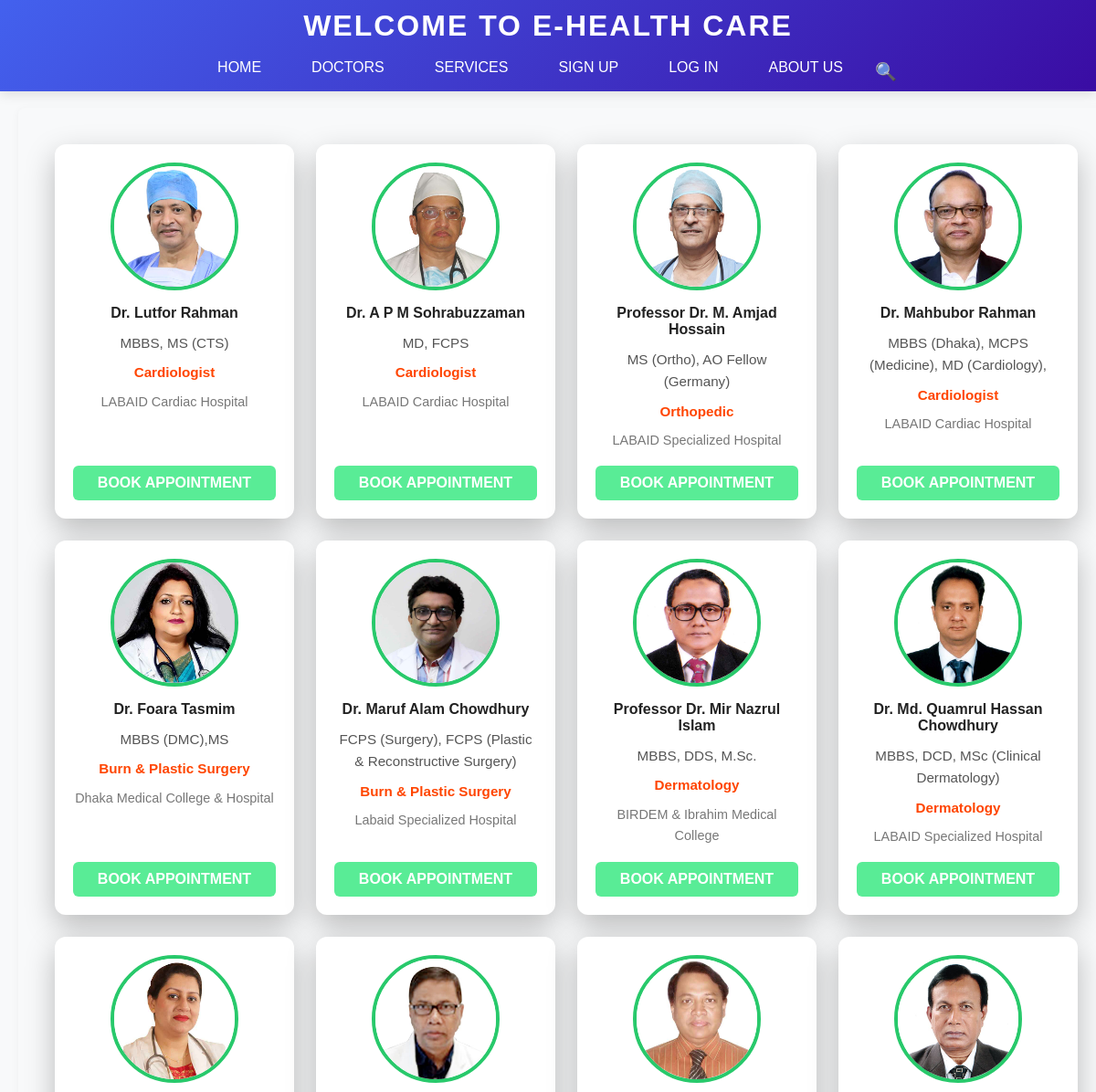
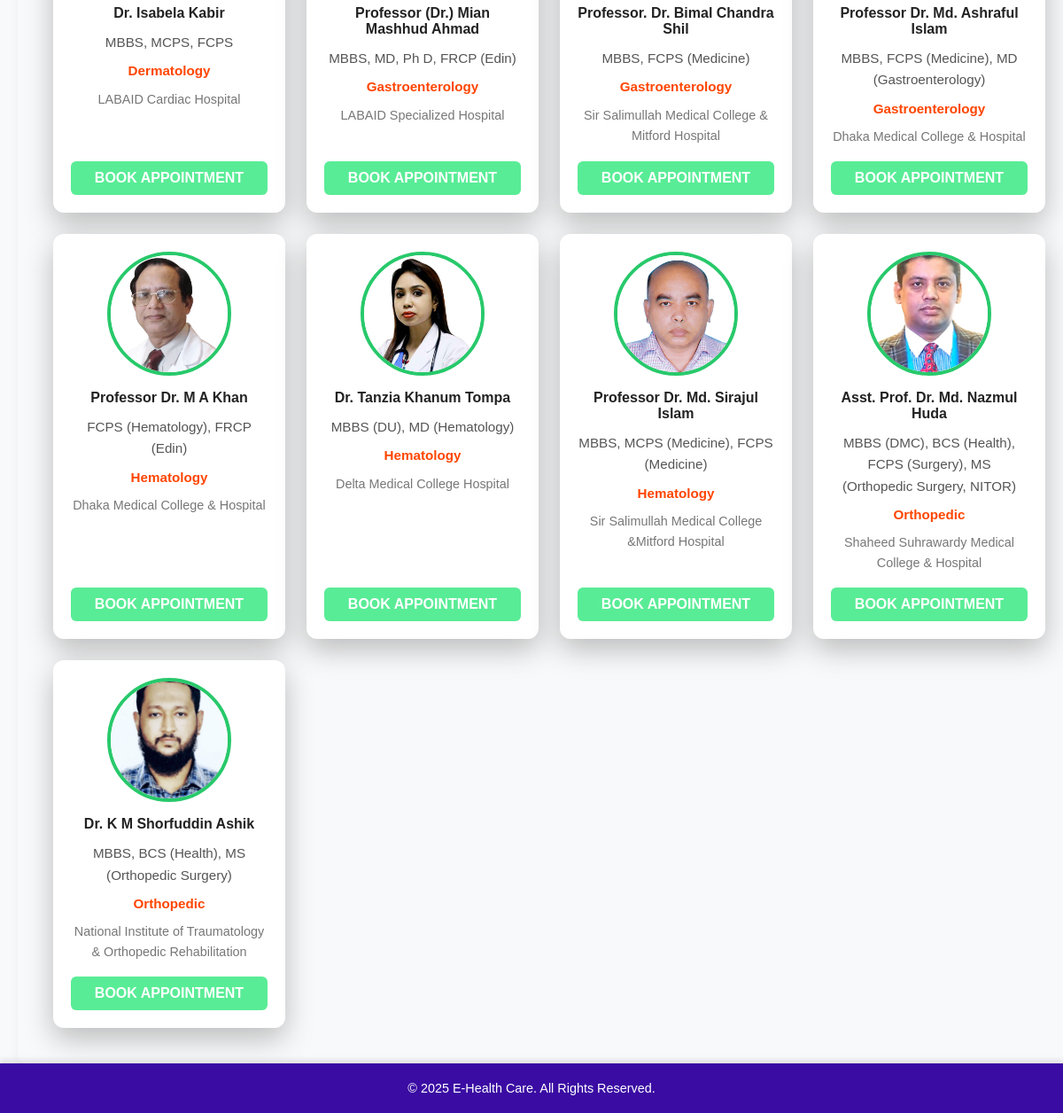
Screenshot of /E-healthcare/doctors.php with the database file from the repository (2 pictures, top to bottom).
### tables this page shows
CREATE TABLE `doctors` (
  `dID` int(11) NOT NULL,
  `dName` varchar(100) NOT NULL,
  `dEmail` varchar(100) NOT NULL,
  `dPassword` varchar(255) NOT NULL,
  `degree` varchar(255) DEFAULT NULL,
  `specialization` varchar(255) DEFAULT NULL,
  `designation` varchar(100) DEFAULT NULL,
  `hospital` varchar(255) DEFAULT NULL,
  `dImage` varchar(255) DEFAULT NULL
);

### E-healthcare/doctors.php (the view, shortened to what this page needs)
<?php
include 'connect.php';
$sql = "SELECT dID, dName, dImage, degree, specialization, hospital FROM doctors";
$result = $connection->query($sql);
?>
<!DOCTYPE html>
<html lang="en">
<head>
  <link rel="stylesheet" href="doctors.css">
  <link rel="stylesheet" href="index.css">
  <link rel="stylesheet" href="home.css">
</head>
<body>
<div class="container">
        <div class="header">
            <h2>Welcome To E-Health Care</h2>
            <div class="nav-links">
                <a href="home.php">Home</a>
                <a href="doctors.php">Doctors</a>
                <a href="services.php">Services</a>
                <a href="signup.php">Sign Up</a>
                <a href="signin.php">Log In</a>
                <a href="about.php">About Us</a>
                <div class="search-section">
                    <button id="search-toggle">🔍</button>
                </div>
            </div>
        </div>
    <div class="content">
      <div class="doctors-wrapper">
        <div class="doctors-container">
          <?php while ($doc = $result->fetch_assoc()): ?>
            <div class="doctor-card">
              <img
                src="<?php echo htmlspecialchars($doc['dImage']); ?>"
                alt="<?php echo htmlspecialchars($doc['dName']); ?>"
              >
              <h4><?php echo htmlspecialchars($doc['dName']); ?></h4>
              <p class="degree"><?php echo htmlspecialchars($doc['degree']); ?></p>
              <p class="specialization"><?php echo htmlspecialchars($doc['specialization']); ?></p>
              <p class="hospital"><?php echo htmlspecialchars($doc['hospital']); ?></p>
              <button
                class="appt-btn"
                type="button"
                onclick="location.href='appointment.php?dID=<?php echo $doc['dID']; ?>'"
              >
                Book Appointment
              </button>
            </div>
          <?php endwhile; ?>
        </div>
      </div>
    </div>
    <div class="footer">
      &copy; 2025 E-Health Care. All Rights Reserved.
    </div>
  </div>
</body>
</html>

### E-healthcare/doctors.css (style rules this page uses)
.doctors-wrapper { width: 100%; max-width: 1200px; margin: 0 auto; padding: 20px; }
.doctors-container { display: grid; grid-template-columns: repeat(4, 1fr); gap: 24px; }
.doctor-card { background: #fff; border-radius: 12px; box-shadow: 0 6px 20px rgba(0, 0, 0, 0.06); padding: 20px; display: flex; flex-direction: column; align-items: center; transition: transform 0.3s, box-shadow 0.3s; }
.doctor-card img { width: 140px; height: 140px; border-radius: 50%; object-fit: cover; margin-bottom: 16px; border: 4px solid #28c96b; }
.doctor-card h4 { font-size: 1rem; margin-bottom: 8px; font-weight: 600; color: #222; }
.doctor-card .degree, .doctor-card .specialization, .doctor-card .hospital { margin: 4px 0; font-size: 0.95rem; color: #555; }
.doctor-card .hospital { color: #777; font-size: 0.9rem; margin-bottom: 16px; }
.doctor-card .appt-btn { margin-top: auto; width: 100%; padding: 10px 0; border: none; border-radius: 6px; background-color: rgb(152, 231, 152) !important; color: #fff !important; font-size: 1rem; font-weight: 600; text-transform: uppercase; cursor: pointer; transition: background-color 0.2s, transform 0.2s; }

### E-healthcare/index.css (style rules this page uses)
* { margin: 0; padding: 0; box-sizing: border-box; font-family: 'Poppins', sans-serif; }
:root { --primary-color: #4361ee; --secondary-color: #3a0ca3; --accent-color: #f72585; --background-color: #f8f9fa; --text-color: #2b2d42; --light-text: #8d99ae; --white: #ffffff; --error-color: #ef233c; --success-color: #4cc9f0; }
.container { display: flex; flex-direction: column; min-height: 100vh; background-color: var(--background-color); overflow-x: hidden; font-size: 1rem; color: var(--text-color); }
.header { position: fixed; top: 0; left: 0; width: 100%; height: 100px; background: linear-gradient(135deg, var(--primary-color), var(--secondary-color)); color: var(--white); padding: 10px; text-align: center; z-index: 100; box-shadow: 0 4px 12px rgba(0, 0, 0, 0.1); transition: all 0.3s ease; }
.header h2 { font-size: 2rem; text-transform: uppercase; letter-spacing: 2px; font-weight: 600; }
.nav-links { display: flex; justify-content: center; margin-top: 15px; }
.nav-links a { text-decoration: none; color: var(--white); margin: 0 20px; font-size: 1rem; text-transform: uppercase; font-weight: 500; position: relative; padding-bottom: 5px; transition: all 0.3s ease; }
.nav-links a::after { content: ""; display: block; width: 0; height: 2px; background: var(--accent-color); transition: width 0.3s ease; position: absolute; bottom: -2px; left: 50%; transform: translateX(-50%); }
.content { flex-grow: 1; padding: 30px; margin-top: 120px; background-color: var(--white); overflow-y: auto; text-align: center; transition: all 0.3s ease; border-radius: 8px; margin-left: 20px; margin-right: 20px; box-shadow: 0 2px 10px rgba(0, 0, 0, 0.05); }
.content p { font-size: 1.1rem; color: var(--text-color); line-height: 1.6; max-width: 800px; margin: 0 auto; }
.footer { text-align: center; background: var(--secondary-color); color: var(--white); padding: 20px 0; font-size: 0.9rem; margin-top: auto; box-shadow: 0 -4px 6px rgba(0, 0, 0, 0.1); }
.search-section { display: flex; align-items: center; gap: 10px; justify-content: center; margin-top: 5px; }
#search-toggle { font-size: 1.5rem; background: none; border: none; cursor: pointer; color: var(--white); transition: transform 0.3s ease; }

### E-healthcare/home.css (style rules this page uses)
.content { display: flex; justify-content: center; align-items: center; min-height: calc(100vh - 100px); width: 100%; max-width: 100%; padding: 20px; margin-top: 100px; background-color: var(--background-color); box-sizing: border-box; }
.nav-links { display: flex; align-items: center; gap: 15px; flex-wrap: nowrap; }
.search-section { display: flex; align-items: center; gap: 10px; }
#search-toggle { font-size: 1.2rem; background: none; border: none; cursor: pointer; }

### E-healthcare/doctors.php (style rules this page uses)
.doctor-card { background: #fff !important; box-shadow: 0 12px 32px rgba(0, 0, 0, 0.25) !important; border-radius: 12px !important; }
.doctor-card .appt-btn { background-color:rgb(89, 236, 150) !important; color: #fff !important; }
.doctor-card .specialization { color: orangered !important; font-weight: 700; }

### rows the page displays
doctors: dImage (picture), dName "Dr. Lutfor Rahman", degree "MBBS, MS (CTS)", specialization "Cardiologist", hospital "LABAID Cardiac Hospital"
doctors: dImage (picture), dName "Dr. A P M Sohrabuzzaman", degree "MD, FCPS", specialization "Cardiologist", hospital "LABAID Cardiac Hospital"
doctors: dImage (picture), dName "Professor Dr. M. Amjad Hossain", degree "MS (Ortho), AO Fellow (Germany)", specialization "Orthopedic", hospital "LABAID Specialized Hospital"
doctors: dImage (picture), dName "Dr. Mahbubor Rahman", degree "MBBS (Dhaka), MCPS (Medicine), MD (Cardiology),", specialization "Cardiologist", hospital "LABAID Cardiac Hospital"
doctors: dImage (picture), dName "Dr. Foara Tasmim", degree "MBBS (DMC),MS", specialization "Burn & Plastic Surgery", hospital "Dhaka Medical College & Hospital"
doctors: dImage (picture), dName "Dr. Maruf Alam Chowdhury", degree "FCPS (Surgery), FCPS (Plastic & Reconstructive Surgery)", specialization "Burn & Plastic Surgery", hospital "Labaid Specialized Hospital"
doctors: dImage (picture), dName "Professor Dr. Mir Nazrul Islam", degree "MBBS, DDS, M.Sc.", specialization "Dermatology", hospital "BIRDEM & Ibrahim Medical College"
doctors: dImage (picture), dName "Dr. Md. Quamrul Hassan Chowdhury", degree "MBBS, DCD, MSc (Clinical Dermatology)", specialization "Dermatology", hospital "LABAID Specialized Hospital"
doctors: dImage (picture), dName "Dr. Isabela Kabir", degree "MBBS, MCPS, FCPS", specialization "Dermatology", hospital "LABAID Cardiac Hospital"
doctors: dImage (picture), dName "Professor (Dr.) Mian Mashhud Ahmad", degree "MBBS, MD, Ph D, FRCP (Edin)", specialization "Gastroenterology", hospital "LABAID Specialized Hospital"
doctors: dImage (picture), dName "Professor. Dr. Bimal Chandra Shil", degree "MBBS, FCPS (Medicine)", specialization "Gastroenterology", hospital "Sir Salimullah Medical College & Mitford Hospital"
doctors: dImage (picture), dName "Professor Dr. Md. Ashraful Islam", degree "MBBS, FCPS (Medicine), MD (Gastroenterology)", specialization "Gastroenterology", hospital "Dhaka Medical College & Hospital"
doctors: dImage (picture), dName "Professor Dr. M A Khan", degree "FCPS (Hematology), FRCP (Edin)", specialization "Hematology", hospital "Dhaka Medical College & Hospital"
doctors: dImage (picture), dName "Dr. Tanzia Khanum Tompa", degree "MBBS (DU), MD (Hematology)", specialization "Hematology", hospital "Delta Medical College Hospital"
doctors: dImage (picture), dName "Professor Dr. Md. Sirajul Islam", degree "MBBS, MCPS (Medicine), FCPS (Medicine)", specialization "Hematology", hospital "Sir Salimullah Medical College &Mitford Hospital"
doctors: dImage (picture), dName "Asst. Prof. Dr. Md. Nazmul Huda", degree "MBBS (DMC), BCS (Health), FCPS (Surgery), MS (Orthopedic Surgery, NITOR)", specialization "Orthopedic", hospital "Shaheed Suhrawardy Medical College & Hospital"
doctors: dImage (picture), dName "Dr. K M Shorfuddin Ashik", degree "MBBS, BCS (Health), MS (Orthopedic Surgery)", specialization "Orthopedic", hospital "National Institute of Traumatology & Orthopedic Rehabilitation"
